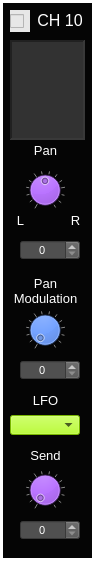
  <widget class="CustomFrame" name="frame_MixerChannel_10">
   <property name="geometry">
    <rect>
     <x>910</x>
     <y>10</y>
     <width>95</width>
     <height>561</height>
    </rect>
   </property>
   <property name="styleSheet">
    <string notr="true">background-color: rgb(5, 5, 5);
color: rgb(255, 255, 255);</string>
   </property>
   <property name="frameShape">
    <enum>QFrame::Panel</enum>
   </property>
   <property name="frameShadow">
    <enum>QFrame::Plain</enum>
   </property>
   <property name="lineWidth">
    <number>3</number>
   </property>
   <property name="midLineWidth">
    <number>1</number>
   </property>
   <widget class="QLabel" name="label_ADSRtitle_10">
    <property name="geometry">
     <rect>
      <x>35</x>
      <y>10</y>
      <width>50</width>
      <height>20</height>
     </rect>
    </property>
    <property name="font">
     <font>
      <pointsize>12</pointsize>
     </font>
    </property>
    <property name="styleSheet">
     <string notr="true">color: rgb(255, 255, 255);</string>
    </property>
    <property name="text">
     <string>CH 10</string>
    </property>
    <property name="alignment">
     <set>Qt::AlignCenter</set>
    </property>
   </widget>
   <widget class="QTextEdit" name="textEdit_MixerChanText_10">
    <property name="geometry">
     <rect>
      <x>10</x>
      <y>40</y>
      <width>75</width>
      <height>100</height>
     </rect>
    </property>
    <property name="focusPolicy">
     <enum>Qt::NoFocus</enum>
    </property>
    <property name="styleSheet">
     <string notr="true">background-color: rgb(50,50,50);</string>
    </property>
    <property name="frameShape">
     <enum>QFrame::Panel</enum>
    </property>
    <property name="lineWidth">
     <number>2</number>
    </property>
    <property name="midLineWidth">
     <number>2</number>
    </property>
    <property name="readOnly">
     <bool>true</bool>
    </property>
   </widget>
   <widget class="QLabel" name="label_181">
    <property name="geometry">
     <rect>
      <x>25</x>
      <y>140</y>
      <width>41</width>
      <height>21</height>
     </rect>
    </property>
    <property name="font">
     <font>
      <pointsize>10</pointsize>
     </font>
    </property>
    <property name="styleSheet">
     <string notr="true">color: rgb(255, 255, 255);</string>
    </property>
    <property name="text">
     <string>Pan</string>
    </property>
    <property name="alignment">
     <set>Qt::AlignCenter</set>
    </property>
   </widget>
   <widget class="CustomDial" name="dial_MixerChPan_10">
    <property name="geometry">
     <rect>
      <x>25</x>
      <y>170</y>
      <width>40</width>
      <height>40</height>
     </rect>
    </property>
    <property name="focusPolicy">
     <enum>Qt::NoFocus</enum>
    </property>
    <property name="styleSheet">
     <string notr="true">background-color: rgb(170, 85, 255);</string>
    </property>
    <property name="minimum">
     <number>0</number>
    </property>
    <property name="maximum">
     <number>100</number>
    </property>
    <property name="value">
     <number>50</number>
    </property>
    <property name="wrapping">
     <bool>false</bool>
    </property>
    <property name="notchTarget">
     <double>8.000000000000000</double>
    </property>
    <property name="notchesVisible">
     <bool>true</bool>
    </property>
   </widget>
   <widget class="QLabel" name="label_182">
    <property name="geometry">
     <rect>
      <x>10</x>
      <y>210</y>
      <width>21</width>
      <height>21</height>
     </rect>
    </property>
    <property name="font">
     <font>
      <pointsize>10</pointsize>
     </font>
    </property>
    <property name="styleSheet">
     <string notr="true">color: rgb(255, 255, 255);</string>
    </property>
    <property name="text">
     <string>L</string>
    </property>
    <property name="alignment">
     <set>Qt::AlignCenter</set>
    </property>
   </widget>
   <widget class="QLabel" name="label_183">
    <property name="geometry">
     <rect>
      <x>65</x>
      <y>210</y>
      <width>21</width>
      <height>21</height>
     </rect>
    </property>
    <property name="font">
     <font>
      <pointsize>10</pointsize>
     </font>
    </property>
    <property name="styleSheet">
     <string notr="true">color: rgb(255, 255, 255);</string>
    </property>
    <property name="text">
     <string>R</string>
    </property>
    <property name="alignment">
     <set>Qt::AlignCenter</set>
    </property>
   </widget>
   <widget class="QLabel" name="label_184">
    <property name="geometry">
     <rect>
      <x>10</x>
      <y>270</y>
      <width>71</width>
      <height>41</height>
     </rect>
    </property>
    <property name="font">
     <font>
      <pointsize>10</pointsize>
     </font>
    </property>
    <property name="styleSheet">
     <string notr="true">color: rgb(255, 255, 255);</string>
    </property>
    <property name="text">
     <string>Pan
Modulation</string>
    </property>
    <property name="alignment">
     <set>Qt::AlignCenter</set>
    </property>
   </widget>
   <widget class="QLabel" name="label_185">
    <property name="geometry">
     <rect>
      <x>25</x>
      <y>445</y>
      <width>41</width>
      <height>21</height>
     </rect>
    </property>
    <property name="font">
     <font>
      <pointsize>10</pointsize>
     </font>
    </property>
    <property name="styleSheet">
     <string notr="true">color: rgb(255, 255, 255);</string>
    </property>
    <property name="text">
     <string>Send</string>
    </property>
    <property name="alignment">
     <set>Qt::AlignCenter</set>
    </property>
   </widget>
   <widget class="CustomDial" name="dial_MixerChSend_10">
    <property name="geometry">
     <rect>
      <x>25</x>
      <y>470</y>
      <width>40</width>
      <height>40</height>
     </rect>
    </property>
    <property name="focusPolicy">
     <enum>Qt::NoFocus</enum>
    </property>
    <property name="styleSheet">
     <string notr="true">background-color: rgb(170, 85, 255);</string>
    </property>
    <property name="maximum">
     <number>100</number>
    </property>
    <property name="value">
     <number>0</number>
    </property>
    <property name="wrapping">
     <bool>false</bool>
    </property>
    <property name="notchTarget">
     <double>8.000000000000000</double>
    </property>
    <property name="notchesVisible">
     <bool>true</bool>
    </property>
   </widget>
   <widget class="CustomComboBox" name="comboBox_MixerChPanModLfo_10">
    <property name="geometry">
     <rect>
      <x>10</x>
      <y>415</y>
      <width>70</width>
      <height>20</height>
     </rect>
    </property>
    <property name="font">
     <font>
      <pointsize>8</pointsize>
     </font>
    </property>
    <property name="focusPolicy">
     <enum>Qt::NoFocus</enum>
    </property>
    <property name="styleSheet">
     <string notr="true">selection-background-color: rgb(255, 0, 0);
color: rgb(0,0,0);
border-color: rgb(0, 0, 0);
background-color: rgb(170, 255, 0);
</string>
    </property>
    <property name="currentText">
     <string/>
    </property>
    <property name="currentIndex">
     <number>-1</number>
    </property>
    <property name="maxVisibleItems">
     <number>4</number>
    </property>
   </widget>
   <widget class="QLabel" name="label_105">
    <property name="geometry">
     <rect>
      <x>20</x>
      <y>390</y>
      <width>51</width>
      <height>21</height>
     </rect>
    </property>
    <property name="font">
     <font>
      <pointsize>10</pointsize>
     </font>
    </property>
    <property name="styleSheet">
     <string notr="true">color: rgb(255, 255, 255);</string>
    </property>
    <property name="text">
     <string>LFO</string>
    </property>
    <property name="alignment">
     <set>Qt::AlignCenter</set>
    </property>
   </widget>
   <widget class="CustomDial" name="dial_MixerChPanModLevel_10">
    <property name="geometry">
     <rect>
      <x>25</x>
      <y>310</y>
      <width>40</width>
      <height>40</height>
     </rect>
    </property>
    <property name="focusPolicy">
     <enum>Qt::NoFocus</enum>
    </property>
    <property name="styleSheet">
     <string notr="true">background-color: rgb(0, 85, 255);</string>
    </property>
    <property name="minimum">
     <number>0</number>
    </property>
    <property name="maximum">
     <number>100</number>
    </property>
    <property name="value">
     <number>0</number>
    </property>
    <property name="wrapping">
     <bool>false</bool>
    </property>
    <property name="notchTarget">
     <double>8.000000000000000</double>
    </property>
    <property name="notchesVisible">
     <bool>true</bool>
    </property>
   </widget>
   <widget class="QSpinBox" name="spinBox_MixerChPanModLevel_10">
    <property name="geometry">
     <rect>
      <x>20</x>
      <y>360</y>
      <width>60</width>
      <height>20</height>
     </rect>
    </property>
    <property name="font">
     <font>
      <pointsize>8</pointsize>
     </font>
    </property>
    <property name="focusPolicy">
     <enum>Qt::NoFocus</enum>
    </property>
    <property name="styleSheet">
     <string notr="true">background-color: rgb(80,80,80);
color: rgb(255, 255, 255);</string>
    </property>
    <property name="alignment">
     <set>Qt::AlignCenter</set>
    </property>
    <property name="readOnly">
     <bool>false</bool>
    </property>
    <property name="accelerated">
     <bool>true</bool>
    </property>
    <property name="maximum">
     <number>100</number>
    </property>
    <property name="value">
     <number>0</number>
    </property>
   </widget>
   <widget class="CustomCheckBox" name="checkBox_MixerChanActivity_10">
    <property name="geometry">
     <rect>
      <x>10</x>
      <y>10</y>
      <width>20</width>
      <height>22</height>
     </rect>
    </property>
    <property name="font">
     <font>
      <pointsize>12</pointsize>
     </font>
    </property>
    <property name="focusPolicy">
     <enum>Qt::NoFocus</enum>
    </property>
    <property name="styleSheet">
     <string notr="true">background-color: rgb(231, 231, 231);</string>
    </property>
    <property name="text">
     <string/>
    </property>
    <property name="checkable">
     <bool>true</bool>
    </property>
   </widget>
   <widget class="QSpinBox" name="spinBox_MixerChPan_10">
    <property name="geometry">
     <rect>
      <x>20</x>
      <y>240</y>
      <width>60</width>
      <height>20</height>
     </rect>
    </property>
    <property name="font">
     <font>
      <pointsize>8</pointsize>
     </font>
    </property>
    <property name="focusPolicy">
     <enum>Qt::NoFocus</enum>
    </property>
    <property name="styleSheet">
     <string notr="true">background-color: rgb(80,80,80);
color: rgb(255, 255, 255);</string>
    </property>
    <property name="alignment">
     <set>Qt::AlignCenter</set>
    </property>
    <property name="readOnly">
     <bool>false</bool>
    </property>
    <property name="accelerated">
     <bool>true</bool>
    </property>
    <property name="maximum">
     <number>100</number>
    </property>
    <property name="value">
     <number>0</number>
    </property>
   </widget>
   <widget class="QSpinBox" name="spinBox_MixerChSend_10">
    <property name="geometry">
     <rect>
      <x>20</x>
      <y>520</y>
      <width>60</width>
      <height>20</height>
     </rect>
    </property>
    <property name="font">
     <font>
      <pointsize>8</pointsize>
     </font>
    </property>
    <property name="focusPolicy">
     <enum>Qt::NoFocus</enum>
    </property>
    <property name="styleSheet">
     <string notr="true">background-color: rgb(80,80,80);
color: rgb(255, 255, 255);</string>
    </property>
    <property name="alignment">
     <set>Qt::AlignCenter</set>
    </property>
    <property name="readOnly">
     <bool>false</bool>
    </property>
    <property name="accelerated">
     <bool>true</bool>
    </property>
    <property name="maximum">
     <number>100</number>
    </property>
    <property name="value">
     <number>0</number>
    </property>
   </widget>
  </widget>
